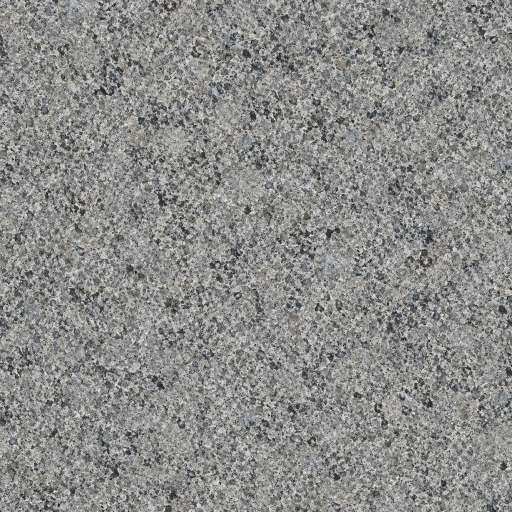
#> input picture Data/Provenance/Materials/Granite/T_Granite_A_1K_RUNTIME.png, 1024 x 1024 px (shown at 1/2 size)
$ python classify_dig_frame.py ../../../Data/Provenance/Materials/Granite/T_Granite_A_1K_RUNTIME.png
#> lines starting #> are read from the running program, lines starting #| are printed output that depends on the picture
#!/usr/bin/env python3
"""Classify dig-frame PPM/PNG center crop: void vs grass vs rock vs shadow.

Refs (must match Main.cpp WriteCertPixelReport / VisualMaterial CapColor / glClearColor):
  void_clear        = RGB(114,158,224)  # glClearColor 0.45, 0.62, 0.88
  legacy_backdrop   = RGB(178,204,140)  # OLD ground quad 0.70,0.80,0.55 — mesh-gap void, NOT grass
  grass_mid         = RGB(93,133,68)
  limestone         = RGB(193,189,174)
  mica_mid          = RGB(126,123,107)

Usage:
  python classify_dig_frame.py path/to/frame.ppm
  python classify_dig_frame.py path/to/screenshot.png
"""
from __future__ import annotations
import sys
from pathlib import Path

VOID = (114, 158, 224)
LEGACY_BACKDROP = (178, 204, 140)  # pre-voidfix lime ground quad
GRASS = (93, 133, 68)
LIMESTONE = (193, 189, 174)
MICA = (126, 123, 107)


def d2(a, b):
    return sum((x - y) ** 2 for x, y in zip(a, b))


def load_rgb(path: Path):
    try:
        from PIL import Image
    except ImportError as e:
        raise SystemExit("Pillow required: pip install pillow") from e
    im = Image.open(path).convert("RGB")
#> im is the input picture: PIL image 1024x1024 RGB; mean R, G, B 139.8, 139.8, 138.4
    return im


def classify_center(im, frac=0.2):
#> called with frac = 0.2
    w, h = im.size
#> w = 1024; h = 1024
    x0 = int(w * (0.5 - frac / 2))
#> x0 = 409
    x1 = int(w * (0.5 + frac / 2))
#> x1 = 614
    y0 = int(h * (0.5 - frac / 2))
#> y0 = 409
    y1 = int(h * (0.5 + frac / 2))
#> y1 = 614
    crop = im.crop((x0, y0, x1, y1))
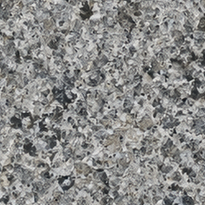
#> crop: PIL image 205x205 RGB; mean R, G, B 138.3, 138.3, 136.8
    pixels = list(crop.getdata())
#> pixels = 42025 items
    sky = grass = chalk = dark = back = other = 0
    void_samples = []
    for r, g, b in pixels:
        if r + g + b < 90:
            dark += 1
            continue
        if d2((r, g, b), LEGACY_BACKDROP) <= 64:
            back += 1
            if len(void_samples) < 6:
                void_samples.append((r, g, b))
            continue
        dv = d2((r, g, b), VOID)
        dg = d2((r, g, b), GRASS)
        dc = d2((r, g, b), LIMESTONE)
        dm = d2((r, g, b), MICA)
        if b > g and b > r and b > 150 and dv <= dg and dv <= dc:
            sky += 1
            if len(void_samples) < 6:
                void_samples.append((r, g, b))
        elif dg <= dv and dg <= dc and dg <= dm and g > r + 20 and g > b + 20:
            grass += 1
        elif dc <= dv and dc <= dg and (dc <= dm or r + g + b > 480):
            chalk += 1
        else:
            other += 1
#> this loop made 42025 passes
#> (r, g, b, dv, dg, dc, dm) on passes 1 to 12: (104, 102, 95, 19877, 1811, 21731, 1069), (96, 90, 89, 23173, 2299, 26435, 2313), (111, 111, 102, 17102, 1964, 17992, 394), (108, 109, 104, 16837, 2097, 18525, 529), (100, 97, 97, 20046, 2186, 23042, 1452), (119, 118, 113, 13946, 2926, 14238, 110), (153, 153, 147, 7475, 10241, 3625, 3229), (174, 177, 167, 7210, 18298, 554, 8820), (147, 150, 140, 8209, 8389, 4793, 2259), (109, 106, 103, 17370, 2210, 18986, 594), (84, 79, 82, 27305, 3193, 32445, 4325), (75, 73, 71, 32155, 3933, 37989, 6397)
#> (dv, dg, dc, dm) on passes 61 to 66: (8933, 29299, 339, 17009), (6713, 23395, 275, 12413), (5773, 18331, 851, 8721), (6786, 9044, 5112, 2454), (9065, 5801, 8693, 835), (12684, 3198, 13826, 230)
#> after the loop, back = 0; chalk = 16660; dark = 31; grass = 0; other = 25334; sky = 0; void_samples = []
    n = max(1, len(pixels))
#> n = 42025
    return {
        "n": len(pixels),
        "sky_void_pct": 100.0 * sky / n,
        "legacy_backdrop_void_pct": 100.0 * back / n,
        "grass_pct": 100.0 * grass / n,
        "chalk_stone_pct": 100.0 * chalk / n,
        "shadow_dark_pct": 100.0 * dark / n,
        "other_pct": 100.0 * other / n,
        "void_samples": void_samples,
        "refs": {
            "void": VOID,
            "legacy_backdrop": LEGACY_BACKDROP,
            "grass": GRASS,
            "limestone": LIMESTONE,
            "mica": MICA,
        },
    }


def main():
    if len(sys.argv) < 2:
        print(__doc__)
        return 2
    path = Path(sys.argv[1])
    im = load_rgb(path)
    r = classify_center(im)
#> r = 9 items
    print(f"file={path}")
    print(f"size={im.size[0]}x{im.size[1]} center_samples={r['n']}")
#| size=1024x1024 center_samples=42025
    print(f"refs={r['refs']}")
#| refs={'void': (114, 158, 224), 'legacy_backdrop': (178, 204, 140), 'grass': (93, 133, 68), 'limestone': (193, 189, 174), 'mica': (126, 123, 107)}
    for k in (
        "sky_void_pct",
        "legacy_backdrop_void_pct",
        "grass_pct",
        "chalk_stone_pct",
        "shadow_dark_pct",
        "other_pct",
    ):
        print(f"{k}={r[k]:.2f}")
#> this loop made 6 passes
#| sky_void_pct=0.00
#| legacy_backdrop_void_pct=0.00
#| grass_pct=0.00
#| chalk_stone_pct=39.64
#| shadow_dark_pct=0.07
#| other_pct=60.28
    if r["void_samples"]:
        print(f"void_samples={r['void_samples']}")
    print(
        "rule: mesh-gap void = sky_void (blue) or legacy_backdrop RGB(178,204,140). "
        "That lime was the OLD far-ground quad — not grass CapColor (93,133,68)."
    )
    return 0


if __name__ == "__main__":
    raise SystemExit(main())
#> (the program exits here)
